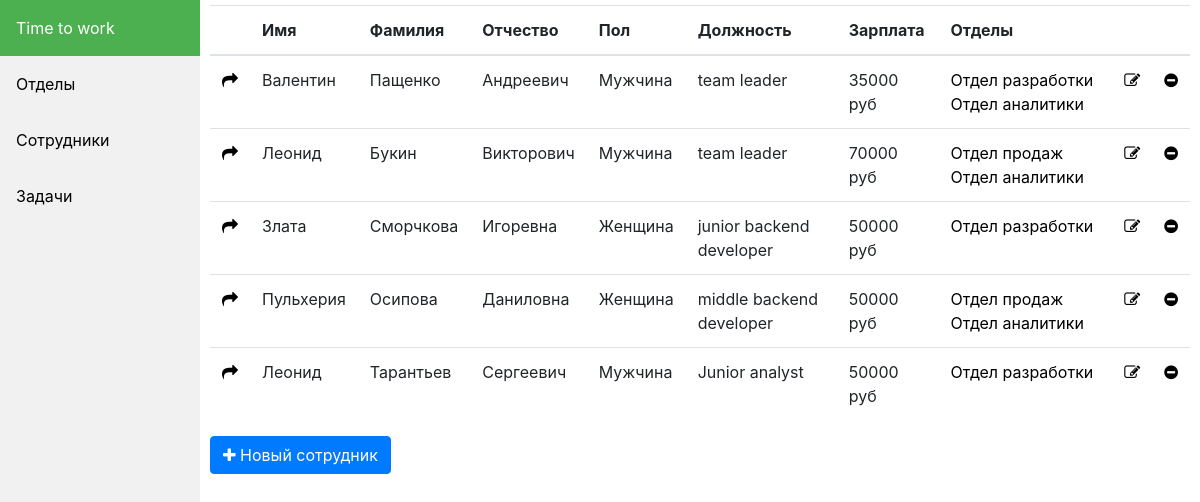
Page / (signed in) on the committed database.
### tables this page shows
CREATE TABLE `users` (
  `id` int(11) NOT NULL,
  `fullName` varchar(255) NOT NULL,
  `gender` varchar(20) NOT NULL,
  `phone` varchar(255) NOT NULL,
  `email` varchar(255) NOT NULL,
  `position` int(11) NOT NULL
);

CREATE TABLE `positions` (
  `id` int(11) NOT NULL,
  `title` varchar(255) NOT NULL,
  `salary` float NOT NULL
);

### config/routes.php (called while the page is built)
<?php
    return array(
        'employees/view/([0-9]+)' => 'employees/view/$1',
        'employees/edit/([0-9]+)' => 'employees/edit/$1',
        'employees/add' => 'employees/add',
        'employees' => 'employees/index',
        'tasks/view/([0-9]+)' => 'tasks/view/$1',
        'tasks/edit/([0-9]+)' => 'tasks/edit/$1',
        'tasks/add' => 'tasks/add',
        'tasks' => 'tasks/index',
        'departments/view/([0-9]+)' => 'departments/view/$1',
        'departments/add' => 'departments/add',
        'departments' => 'departments/index',
        'api/users' => 'api/users',
        'api/tasks' => 'api/tasks',
        'api/login' => 'api/login',
        'api' => 'api',
        '' => 'site/index',
        'login' => 'site/login'
    );

### controllers/EmployeesController.php (called while the page is built, shortened)
<?php
    include_once ROOT. '/models/Employees.php';
    class EmployeesController
    {
        public function actionIndex()
        {
            $employeesList = Employees::getEmployeesList();
            require_once(ROOT . '/view/Employees/index.php');
            return true;
        }
    }

### index.php (called while the page is built, shortened)
<?php
    require_once(ROOT.'/components/Router.php');
    $router = new Router();
    $router->run();

### models/Employees.php (called while the page is built, shortened)
<?php
class Employees
{
    private static function trimName($fullName)
    {
        $tName = explode(' ', $fullName);
        $result = array(
            'name' => $tName[1],
            'surname' => $tName[0],
            'lastname' => $tName[2]
        );
        return $result;
    }
    private static function getShortName($fullname)
    {
        $tname = static::trimName($fullname);
        return $tname['surname'] . ' ' . mb_substr($tname['name'], 0, 1) . '.' . mb_substr($tname['lastname'], 0, 1) . '.';
    }
    public static function getEmployeesList()
    {
        $employeesList = array();
        $db = Db::getConnection();
        $result = $db->query(
            'SELECT users.id, users.fullName, users.gender, positions.title as position, positions.salary '
            . 'FROM users '
            . 'JOIN positions on positions.id = users.id '
            );
        $i = 0;
        while($row = $result->fetch()){
            $fullname = static::trimName($row['fullName']);
            $employeesList[$i]['id'] = $row['id'];
            $employeesList[$i]['name'] = $fullname['name'];
            $employeesList[$i]['surname'] = $fullname['surname'];
            $employeesList[$i]['lastname'] = $fullname['lastname'];
            $employeesList[$i]['shortName'] = static::getShortName($row['fullName']);
            $employeesList[$i]['gender'] = $row['gender'];
            $employeesList[$i]['position'] = $row['position'];
            $employeesList[$i]['salary'] = $row['salary'];
            $result_Departments = $db->query(
                'SELECT departments.title as department '
                . 'FROM departments '
                . 'JOIN department_staff on department_staff.departments_id = departments.id '
                . 'JOIN users on users.id = department_staff.workers_id '
                . 'WHERE users.id = \'' . $row['id'] . '\';'
            );
            $departments = array();
            while($row_d = $result_Departments->fetch()){
                array_push($departments,$row_d['department']);
            }
            $employeesList[$i]['departments'] = $departments;
            $i++;
        }
        return $employeesList;
    }
}

### view/Employees/index.php (the view, shortened to what this page needs)
<table class="table">
    <thead>
        <tr>
            <th scope="col"></th>
            <th scope="col">Имя</th>
            <th scope="col">Фамилия</th>
            <th scope="col">Отчество</th>
            <th scope="col">Пол</th>
            <th scope="col">Должность</th>
            <th scope="col">Зарплата</th>
            <th scope="col">Отделы</th>
            <th scope="col"></th>
            <th scope="col"></th>
        </tr>
    </thead>
    <tbody>
        <?php foreach($employeesList as $employees => $employee): ?>
        <tr>
            <td><a href="/employees/view/<?php echo $employee['id']; ?>"><i class="fa fa-share"></i></a></td>
            <td><?php echo $employee['name']; ?></td>
            <td><?php echo $employee['surname']; ?></td>
            <td><?php echo $employee['lastname']; ?></td>
            <td><?php echo $employee['gender']; ?></td>
            <td><?php echo $employee['position']; ?></td>
            <td><?php echo $employee['salary']; ?> руб</td>
            <td>
                <?php foreach($employee['departments'] as $departments => $department): ?>
                <a href="">
                     <?php echo $department; ?>
                </a>
                <?php endforeach; ?>
            </td>
            <td><a href="/employees/edit/<?php echo $employee['id']; ?>"><i class="fa fa-edit"></i></a></td>
            <td><a href="#"><i class="fa fa-minus-circle"></i></a></td>
        </tr>
        <?php endforeach; ?>
    </tbody>
</table>
<a href="/employees/add" class="btn btn-primary"><i class="fa fa-plus"></i> Новый сотрудник</a>

### components/Router.php (shortened to what this page needs)
<?php
    class Router
    {
        private $routes;
        public function __construct()
        {
            $routesPath = ROOT.'/config/routes.php';
            $this->routes = include($routesPath);
        }
        private function getURI()
        {
            if (!empty($_SERVER['REQUEST_URI'])){
                $uri = trim($_SERVER['REQUEST_URI'], '/');
            }
            return $uri;
        }
        public function run()
        {
            $uri = $this->getURI();
            foreach ($this->routes as $uriPattern => $path) {
                if(preg_match("~$uriPattern~", $uri)){
                    $internalRoute = preg_replace("~$uriPattern~", $path, $uri);
                    $segment = explode('/', $internalRoute);
                    $controllerName = array_shift($segment);
                    $actionName = 'action'.ucfirst(array_shift($segment));
                    $parameters = $segment;
                    $controllerObject = new $controllerName();
                    $result = call_user_func_array(array($controllerObject, $actionName), $parameters);
                    if ($result != null) {
                        break;
                    }
                }
            }
        }
    }

### view/css/style.css (style rules this page uses)
a, a:hover { color: black; }
.sidenav { margin: 0; padding: 0; width: 200px; background-color: #f1f1f1; position: fixed; height: 100%; overflow: auto; }
.sidenav a { display: block; color: black; padding: 16px; text-decoration: none; }
.sidenav a.active { background-color: #4CAF50; color: white; }
div.content { margin-left: 200px; padding: 5px 10px; height: 100%; }

### rows in the picture
users: name "Валентин", surname "Пащенко", lastname "Андреевич", gender "Мужчина", positions.title "team leader", positions.salary "35000", department "Отдел разработки", department "Отдел аналитики"
users: name "Леонид", surname "Букин", lastname "Викторович", gender "Мужчина", positions.title "team leader", positions.salary "70000", department "Отдел продаж", department "Отдел аналитики"
users: name "Злата", surname "Сморчкова", lastname "Игоревна", gender "Женщина", positions.title "junior backend developer", positions.salary "50000", department "Отдел разработки"
users: name "Пульхерия", surname "Осипова", lastname "Даниловна", gender "Женщина", positions.title "middle backend developer", positions.salary "50000", department "Отдел продаж", department "Отдел аналитики"
users: name "Леонид", surname "Тарантьев", lastname "Сергеевич", gender "Мужчина", positions.title "Junior analyst", positions.salary "50000", department "Отдел разработки"
